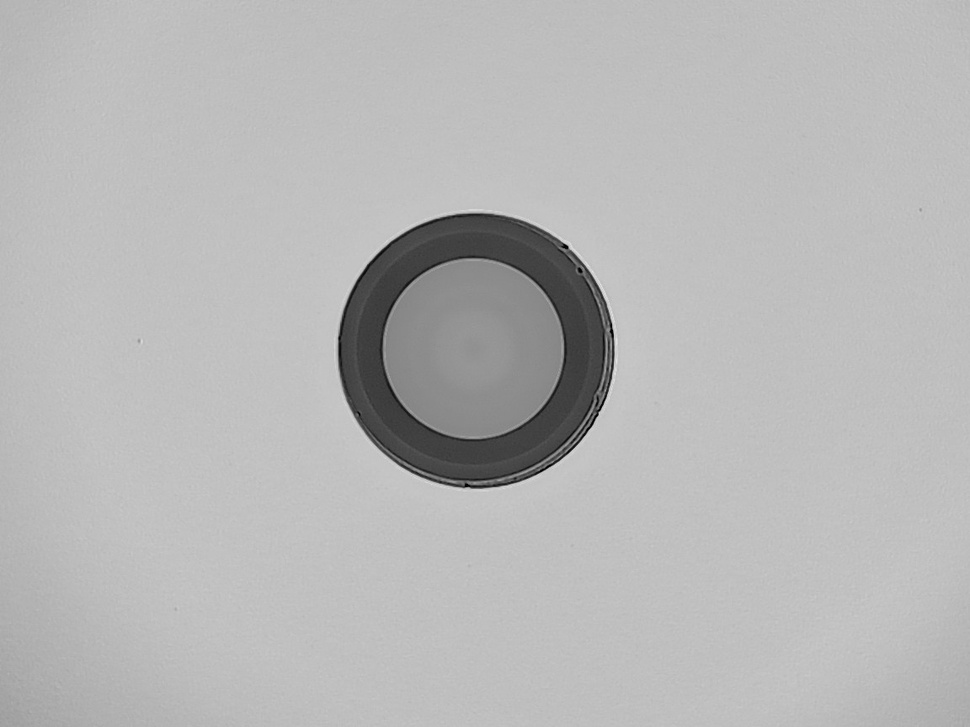
#> input picture current-process/old_version/image_batch/ima18.jpg, 970 x 727 px, shrunk from 1152 x 864 before the run
$ python -i 'threshold_script (1).py'   (imports and definitions only)
#> lines starting #> are read from the running program, lines starting #| are printed output that depends on the picture
#> further down, picture is the input picture: shape (727, 970, 3); min 0, max 229, mean 182.7
"""Processed from threshold_script (1).py - Detected operations: gaussian_blur, threshold, adaptive_threshold"""
import cv2
import numpy as np

def process_image(image: np.ndarray, kernel_size: float = 5, sigma: float = 1) -> np.ndarray:
    """
    Processed from threshold_script (1).py - Detected operations: gaussian_blur, threshold, adaptive_threshold

    Args:
        image: Input image
        kernel_size: Kernel size
        sigma: Sigma

    Returns:
        Processed image
    """
#> called with kernel_size = 5, sigma = 1
    try:
        result = image.copy()

        # Convert to grayscale if needed
        if len(result.shape) == 3:
            result = cv2.cvtColor(result, cv2.COLOR_BGR2GRAY)

        # Apply Gaussian blur
        kernel_size = int(kernel_size)
        if kernel_size % 2 == 0:
            kernel_size += 1
        result = cv2.GaussianBlur(result, (kernel_size, kernel_size), 1)

        # Apply adaptive threshold
        if len(result.shape) == 3:
            result = cv2.cvtColor(result, cv2.COLOR_BGR2GRAY)
        result = cv2.adaptiveThreshold(result, 255, cv2.ADAPTIVE_THRESH_GAUSSIAN_C, cv2.THRESH_BINARY, 11, 2)
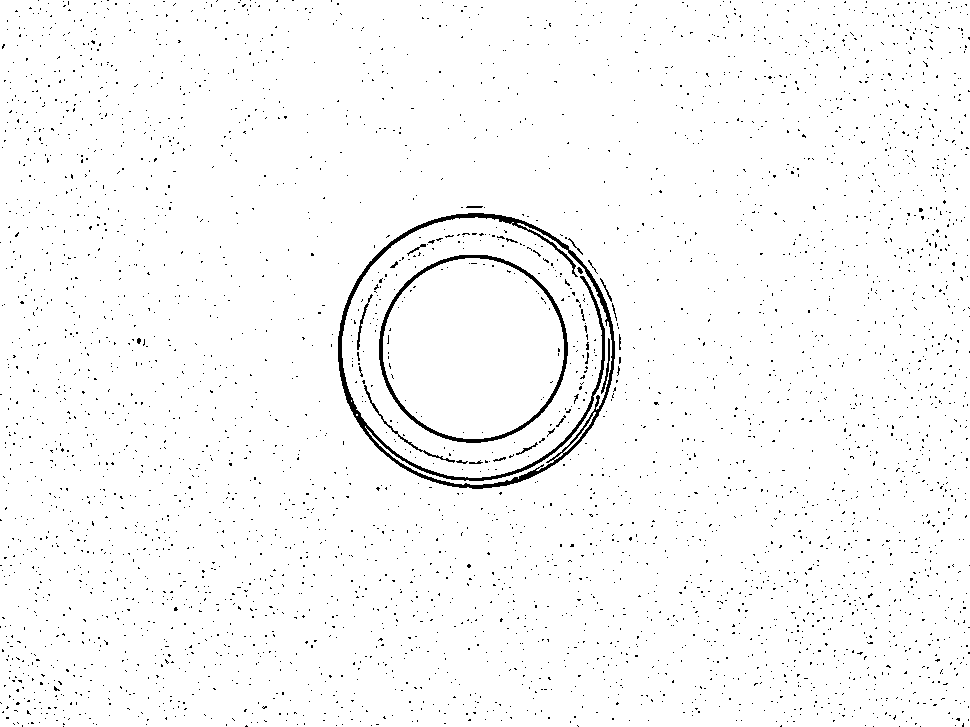
#> result: shape (727, 970); 97.6% white; black in thin lines or dots

        return result

    except Exception as e:
        print(f"Error in processing: {e}")
        return image

>>> import cv2
>>> picture = cv2.imread('../../../../../../current-process/old_version/image_batch/ima18.jpg')
>>> result = process_image(picture)

$ run again, on current-process/old_version/image_batch/ima19.jpg
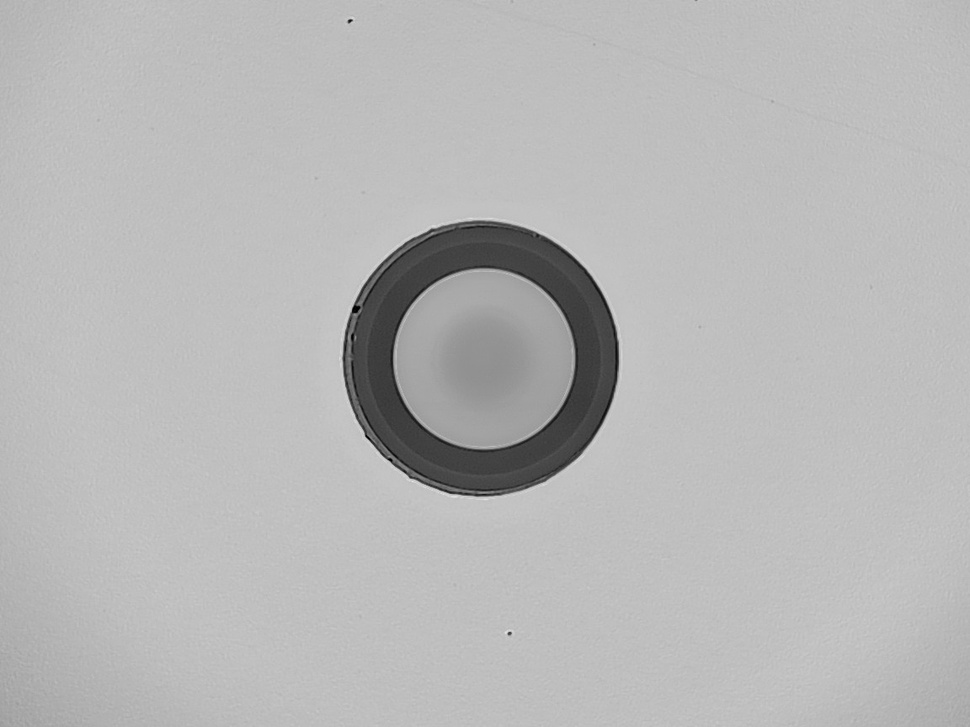
#> input picture current-process/old_version/image_batch/ima19.jpg, 970 x 727 px, shrunk from 1152 x 864 before the run
#> picture is the input picture: shape (727, 970, 3); min 0, max 232, mean 183
#> in process_image, `result = cv2.adaptiveThreshold(result, 255, cv2.ADAPTIVE_THRESH_GAUSSI..`:
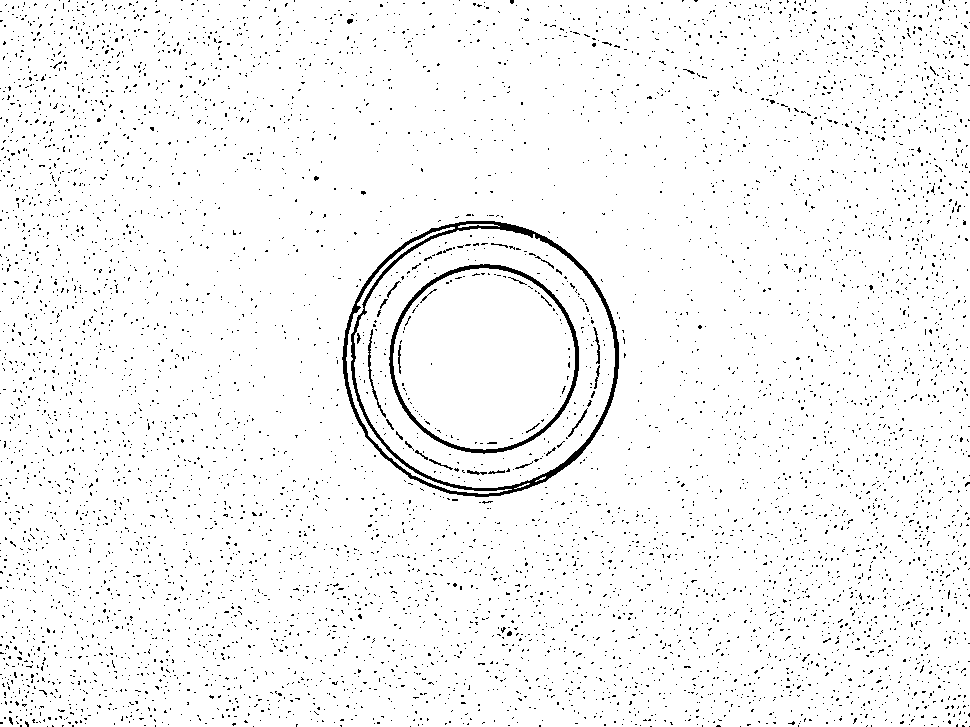
#> result: shape (727, 970); 96.4% white; black in thin lines or dots

$ run again, on current-process/old_version/image_batch/img35.jpg
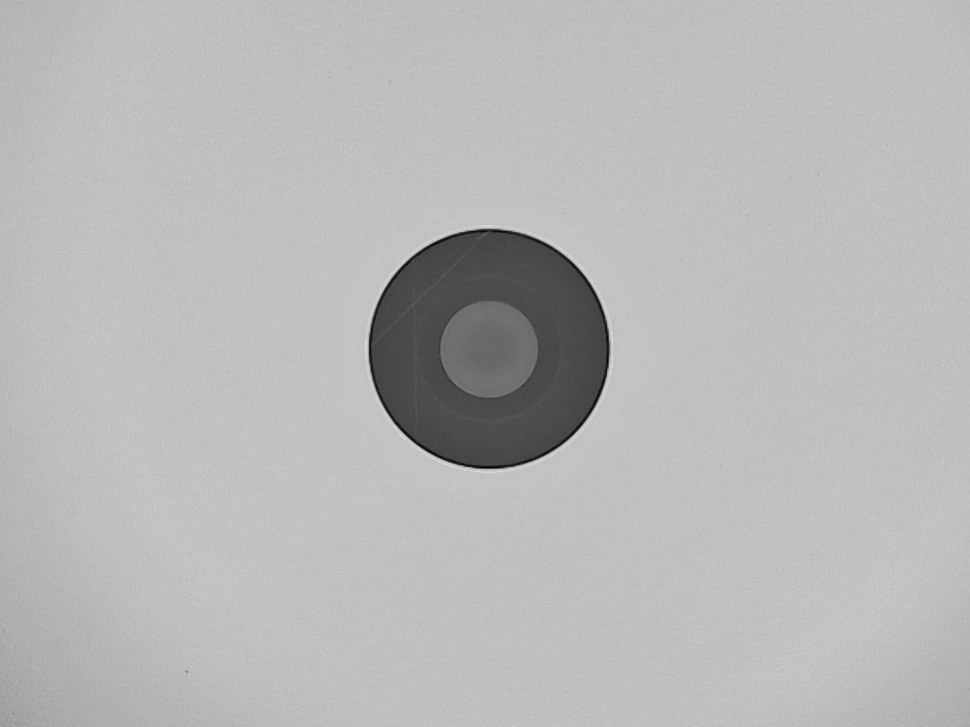
#> input picture current-process/old_version/image_batch/img35.jpg, 970 x 727 px, shrunk from 1152 x 864 before the run
#> picture is the input picture: shape (727, 970, 3); min 2, max 223, mean 183.8
#> in process_image, `result = cv2.adaptiveThreshold(result, 255, cv2.ADAPTIVE_THRESH_GAUSSI..`:
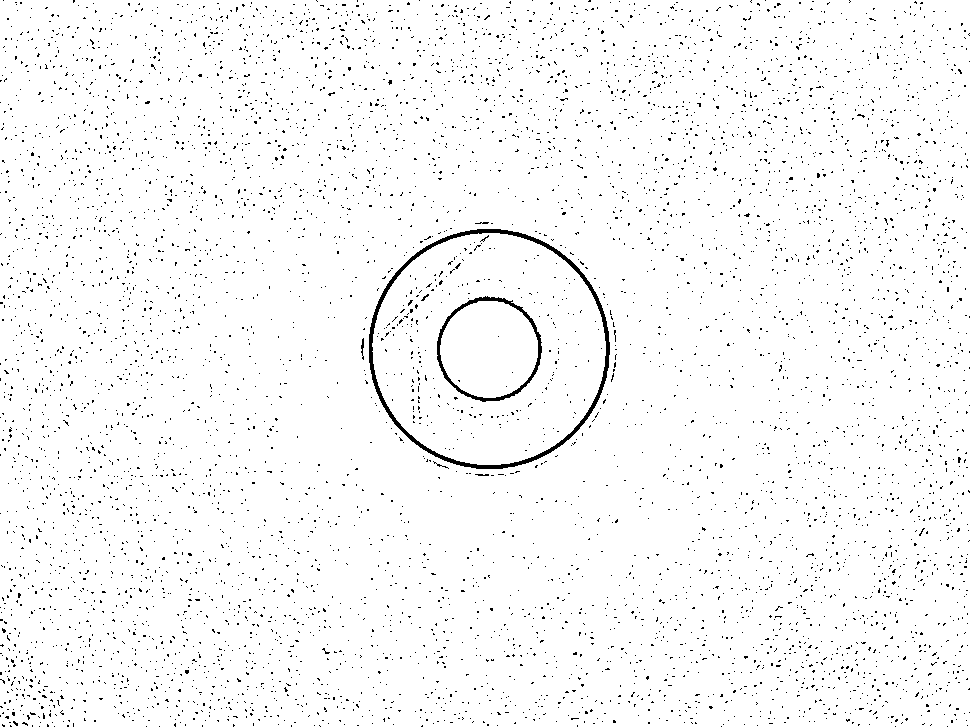
#> result: shape (727, 970); 97.2% white; black in thin lines or dots

$ run again, on current-process/old_version/image_batch/img38.jpg
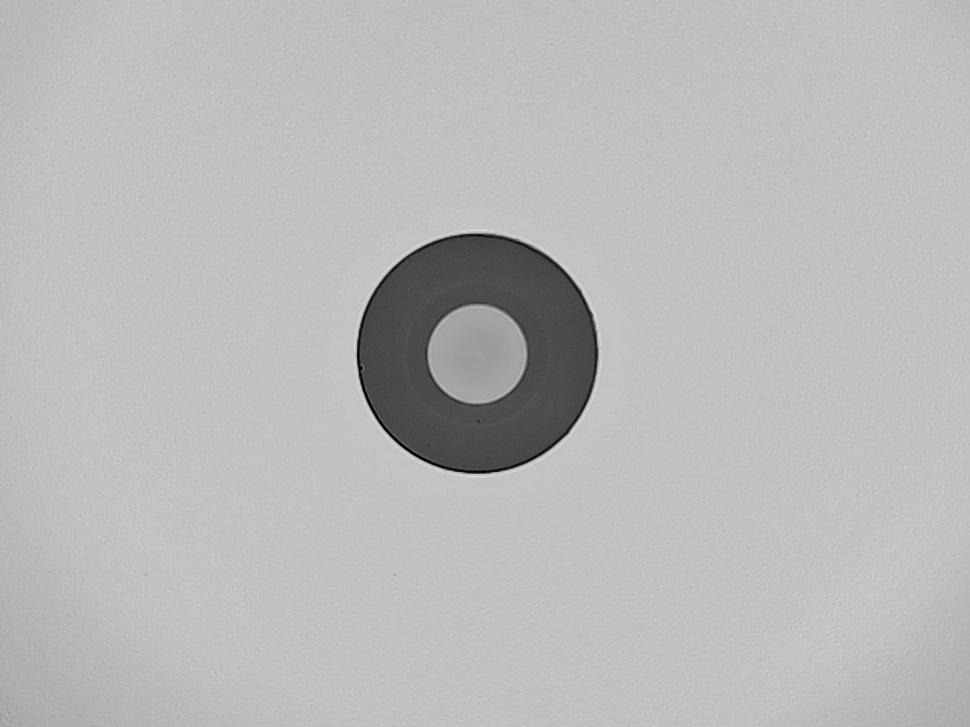
#> input picture current-process/old_version/image_batch/img38.jpg, 970 x 727 px, shrunk from 1152 x 864 before the run
#> picture is the input picture: shape (727, 970, 3); min 0, max 225, mean 185.2
#> in process_image, `result = cv2.adaptiveThreshold(result, 255, cv2.ADAPTIVE_THRESH_GAUSSI..`:
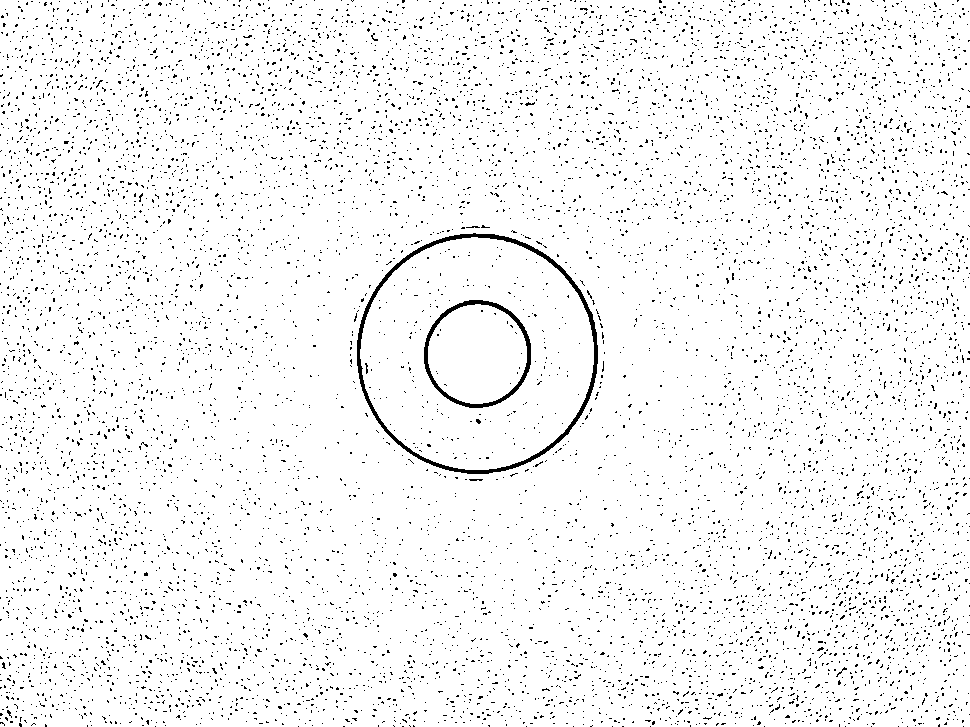
#> result: shape (727, 970); 95.8% white; black in thin lines or dots
